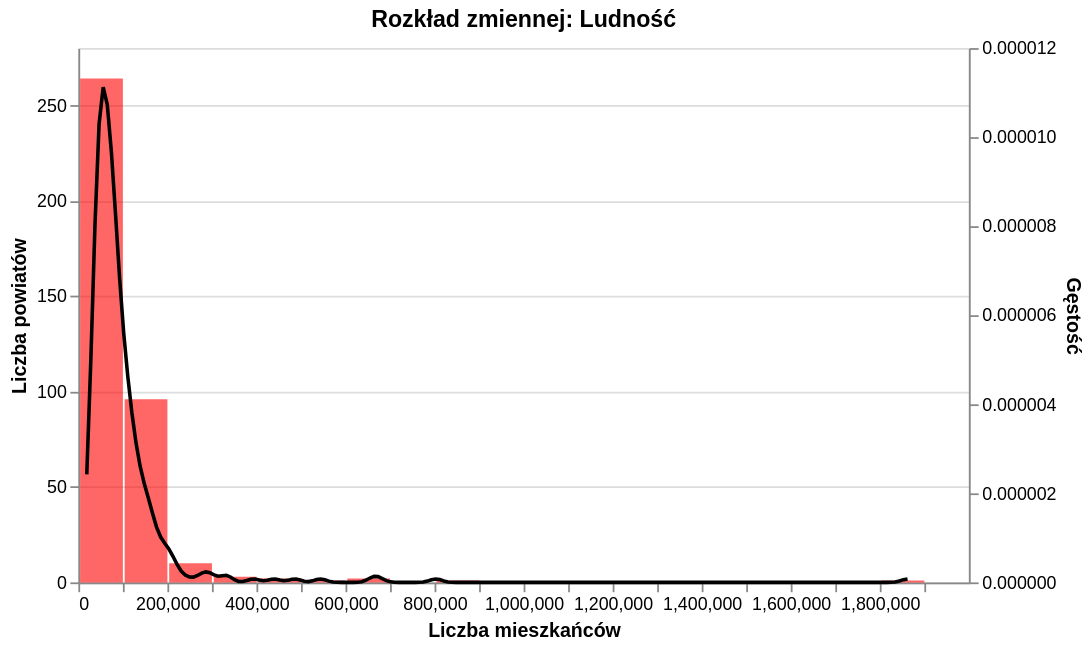

Source (notebook cell):
### Markdown cell above
#### Statystyka pojedyńczej zmiennej numerycznej (Ludność)

### Code cell
hist = alt.Chart(df).mark_bar(
    color="red",opacity=0.6).encode(
    x=alt.X("Ludność:Q",bin=alt.Bin(maxbins=30),
        title="Liczba mieszkańców"),
    y=alt.Y("count()",title="Liczba powiatów"))

kde = alt.Chart(df).transform_density("Ludność",
    as_=["Ludność", "density"]).mark_line(color="black",size=2).encode(
    x="Ludność:Q",
    y=alt.Y("density:Q", title="Gęstość"))

chart = (hist + kde).resolve_scale(
    y="independent").properties(
    width=500,
    height=300,
    title="Rozkład zmiennej: Ludność")

chart

### Figure 1 — Vega-Lite specification as saved in the notebook (floating-point values rounded to 4 significant figures; data arrays with more than 128 entries replaced by an {"elided": "..."} marker saying what was removed)
{"config": {"view": {"continuousWidth": 300, "continuousHeight": 300}}, "layer": [{"mark": {"type": "bar", "color": "red", "opacity": 0.6}, "encoding": {"x": {"bin": {"maxbins": 30}, "field": "Ludność", "title": "Liczba mieszkańców", "type": "quantitative"}, "y": {"aggregate": "count", "title": "Liczba powiatów", "type": "quantitative"}}}, {"mark": {"type": "line", "color": "black", "size": 2}, "encoding": {"x": {"field": "Ludność", "type": "quantitative"}, "y": {"field": "density", "title": "Gęstość", "type": "quantitative"}}, "transform": [{"density": "Ludność", "as": ["Ludność", "density"]}]}], "data": {"name": "data-3c1d8945e0d8faea33af7745cb4ac39d"}, "height": 300, "resolve": {"scale": {"y": "independent"}}, "title": "Rozkład zmiennej: Ludność", "width": 500, "$schema": "https://vega.github.io/schema/vega-lite/v5.20.1.json", "datasets": {"data-3c1d8945e0d8faea33af7745cb4ac39d": {"elided": "380 records"}}}
